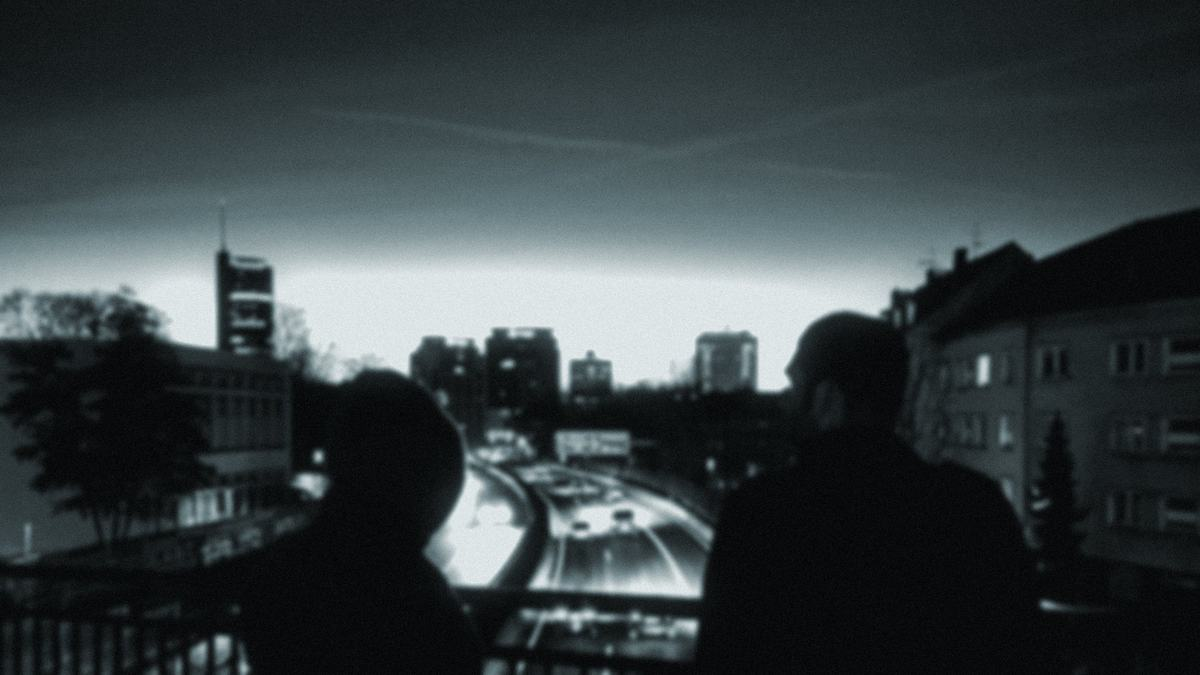
#> input picture assets/img/hero-a40-1200.jpg, 1200 x 675 px
$ python morkant-widen.py ../assets/img/hero-a40-1200.jpg ../assets/img/hero-a40.jpg
#> lines starting #> are read from the running program, lines starting #| are printed output that depends on the picture
"""Morkant: erweitert das Hochformat-Fährmann-Bild links und rechts auf 16:9.
Oben wird die Skyline gespiegelt fortgesetzt, unten entstehen Wasser und Nebel aus den Randfarben;
nach außen zunehmend unscharf und dunkel. Kein KI-Inhalt – nur das Bild selbst.
Aufruf: python3 scripts/morkant-widen.py <original> <ausgabe.jpg>
"""
import sys
import numpy as np
from PIL import Image, ImageFilter

src, dst = sys.argv[1], sys.argv[2]
im = Image.open(src).convert("RGB")
#> im is the input picture: PIL image 1200x675 RGB; mean R, G, B 56.2, 64.5, 66.8
W, H = im.size
#> W = 1200; H = 675
TW = round(H * 16 / 9); side = (TW - W + 1) // 2
#> after `TW = round(H * 16 / 9)`: TW = 1200
#> after `side = (TW - W + 1) // 2`: side = 0
a = np.asarray(im).astype(np.float32)

def fog_noise(h, w, seed):
    r = np.random.default_rng(seed); acc = np.zeros((h, w), np.float32); amp = 1.0
    for sc in (60, 120, 240):
        n = r.random((h // sc + 2, w // sc + 2)).astype(np.float32)
        n = np.asarray(Image.fromarray((n * 255).astype(np.uint8)).resize((w, h), Image.Resampling.BICUBIC)).astype(np.float32) / 255
        acc += n * amp; amp *= 0.6
    acc = np.asarray(Image.fromarray((acc / acc.max() * 255).astype(np.uint8)).filter(ImageFilter.GaussianBlur(14))).astype(np.float32) / 255
    return acc

def side_fill(which):
    strip = a[:, :150] if which == "left" else a[:, -150:]
    s = strip[:, ::-1]; tiles = []
    while sum(t.shape[1] for t in tiles) < side: tiles.append(s); s = s[:, ::-1]
#> (the run stopped early here; a loop or call above may not have finished)

$ run again, on assets/img/live-steel.jpg
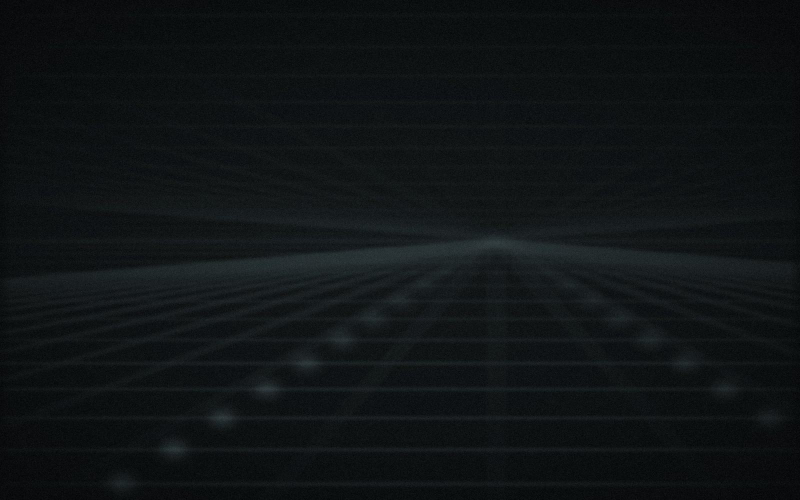
#> input picture assets/img/live-steel.jpg, 1600 x 1000 px (shown at 1/2 size)
#> im is the input picture: PIL image 1600x1000 RGB; mean R, G, B 15.8, 19.9, 21.5
#> after the loop `for which in ("left", "right"):`:
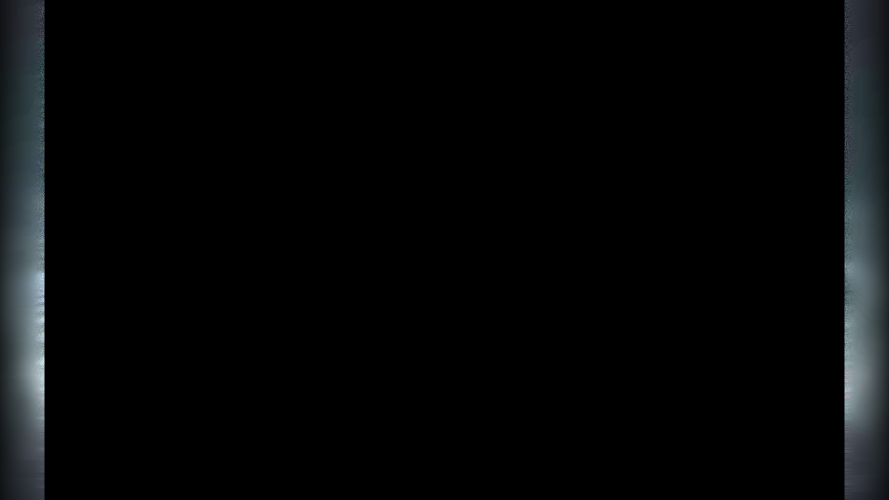
#> out: shape (1000, 1778, 3) float32 (shown at 1/2 size); mean of channels 0, 1, 2 1.2, 1.4, 1.5; drawn with min black and max white
#> `Image.fromarray(out.clip(0, 255).astype(np.uint8)).save(dst, quality=8..`:
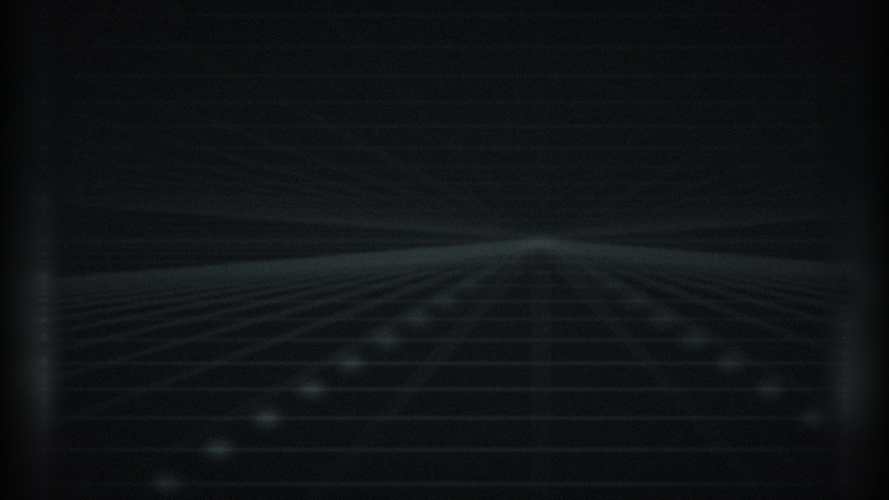
#> saved as live-steel.jpg: PIL image 1778x1000 RGB (shown at 1/2 size); mean R, G, B 15.1, 18.9, 20.5
#| 1600x1000 -> 1778x1000

$ run again, on assets/img/story-a40-600.jpg
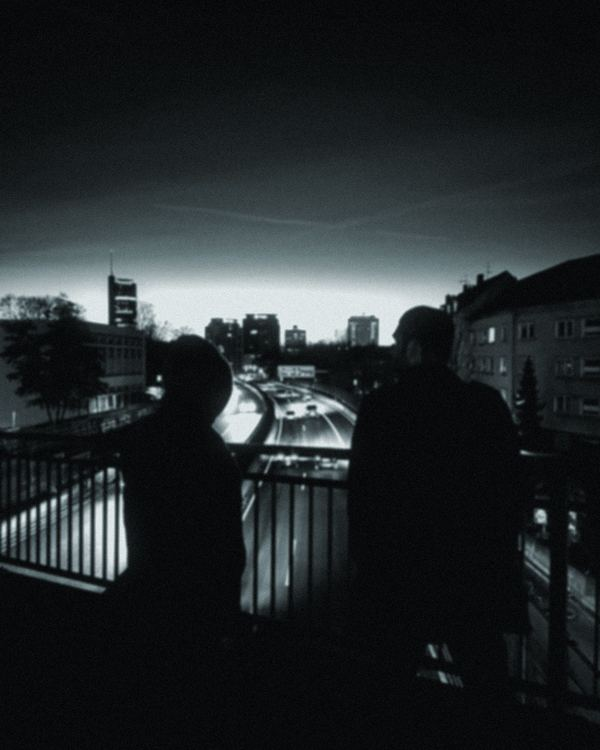
#> input picture assets/img/story-a40-600.jpg, 600 x 750 px
#> im is the input picture: PIL image 600x750 RGB; mean R, G, B 35, 39.8, 42
#> after the loop `for which in ("left", "right"):`:
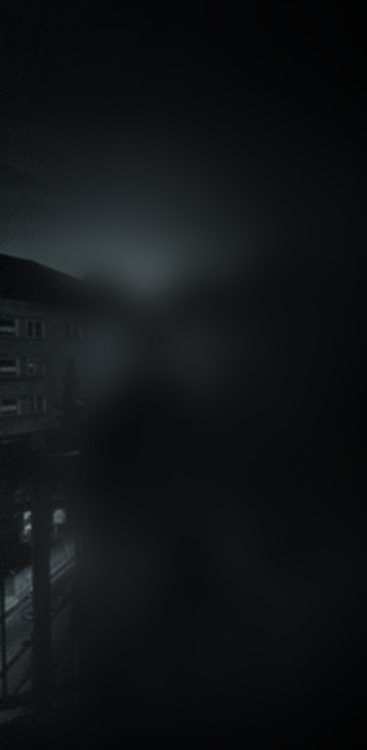
#> mix: shape (750, 367, 3) float64; mean of channels 0, 1, 2 17.3, 19.9, 21.4; drawn as R, G, B
#> after the loop `for i in range(F):`:
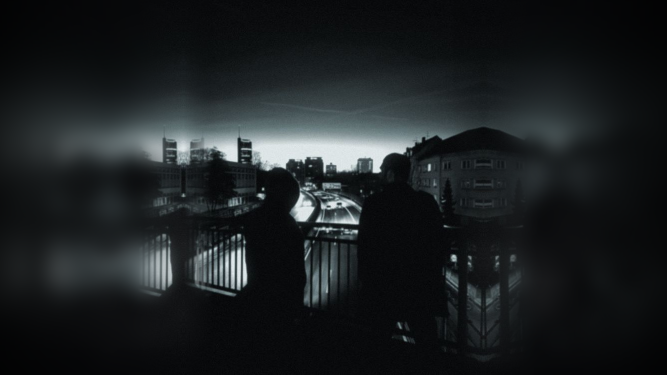
#> out: shape (750, 1333, 3) float32 (shown at 1/2 size); mean of channels 0, 1, 2 28.5, 32.4, 34.2; drawn as R, G, B
#| 600x750 -> 1333x750
